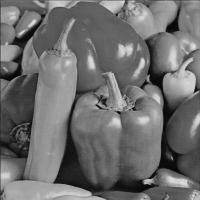
%> input picture Leccion 9- histogramas/peppers.jpg, 200 x 200 px
$ octave ejemplo2.m   (GNU Octave 9; MATLAB toolbox functions it lacks are replaced by stand-ins)
%> lines starting %> are read from the running program, lines starting %| are printed output that depends on the picture
clc; clear; close all;
pkg load image;

A  = imread('peppers.jpg');
%> A is the input picture: size 200x200 uint8; min 0, max 227, mean 109.9
subplot(2,2,1);
imshow(A);
title('Imagen Original');

%2nda forma
h = zeros(256,1);
for i=0:255
   h(i+1) = sum(sum(A==i));
endfor
%> after the loop, h = 256 values, max 606 at index 99, min 0 at index 226, mean 156.2
subplot(2,2,2);
bar(0:255,h);
title('Histograma metodo 2');
xlim([0 255])

%Disctriducion acumulada
ac=zeros(256,1);
[m, n] = size(A);
%> m = 200; n = 200
for i=0:255
  ac(i+1)= sum(h(1:i+1))/(m*n);
endfor
%> after the loop, ac = 256 values from 0.0004 to 1
subplot(2,2,3);
bar(0:255,ac);
title('Disctribucion acumalada');
xlim([0 255])
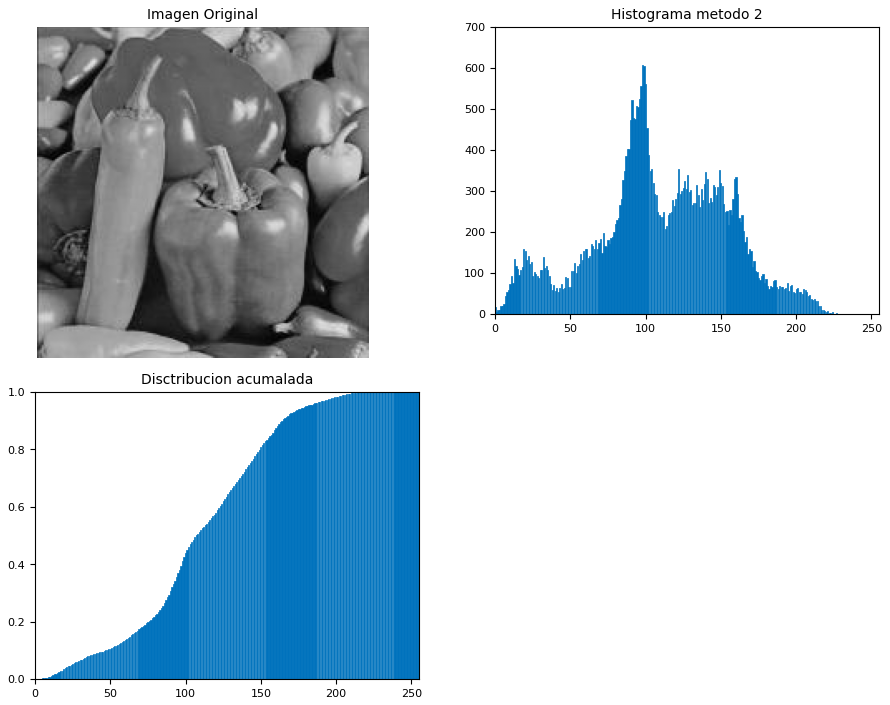
%> figure redrawn from the program's plot data, 3 panels
